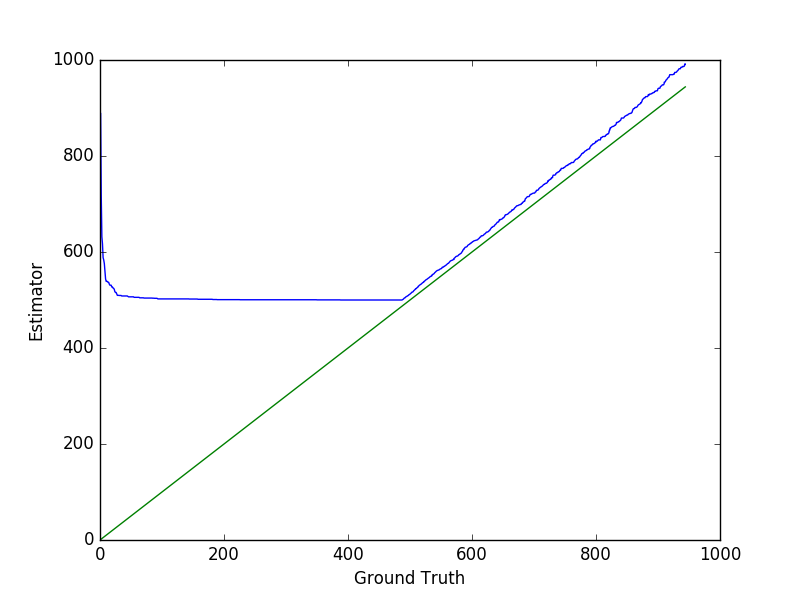

Here is the Python script that generated this plot:
'''
Implementation of BJKST '02 to estimate the number of distinct elements
t = c / epsilon^2, maintain smallest t hash values h(x)
Estimator: t / (t th smallest)
Compute median of s = O(log(1 / delta)) copies
'''
from heapq import heappush, heappop
import random
import matplotlib.pyplot as plt
import numpy as np
MAX_N = 100
for P in range(MAX_N * 20, MAX_N * 40):
	isPrime = True
	for i in range(2, P):
		if P % i == 0:
			isPrime = False
			break
	if isPrime:
		break
class bjkst:
	def __init__(self, c = 5, EPSILON = 0.1, DELTA = 0.1):
		self.epsilon = EPSILON
		self.delta = DELTA
		self.t = int(c / (self.epsilon ** 2))
		self.s = int(11 * np.log2(1 / DELTA))
		self.hashParams = [(random.randint(0, P - 1), random.randint(0, P - 1)) for i in range(self.s)]
		self.sketch = [[] for i in range(self.s)] # Maintains a list of max heaps containing the smallest t elements
	def put(self, value):
		for i, (a, b) in enumerate(self.hashParams):
			# Compute the new hash value
			currHashVal = (a * value + b) % P / P
			# Update the smallest t hash values
			heappush(self.sketch[i], -currHashVal)
			while len(self.sketch[i]) > self.t:
				heappop(self.sketch[i])
	def query(self):
		# The list of t-th smallest element
		sketch = [-self.sketch[i][0] for i in range(self.s)]
		# Compute the median of sketch
		med = sorted(sketch)[self.s // 2]
		# Return the estimator
		return self.t / med
	def __str__(self):
		return ' '.join(map(str, self.sketch))

bj = bjkst()
numExperiments = 1000
groundTruth = np.zeros(numExperiments)
estimators = np.zeros(numExperiments)
nums = set()
for i in range(numExperiments):
	curr = random.randint(0, 10000)
	nums.add(curr)
	bj.put(curr)
	groundTruth[i] = len(nums)
	estimators[i] = bj.query()
plt.plot(groundTruth, estimators)
plt.plot(groundTruth, groundTruth)
plt.xlabel('Ground Truth')
plt.ylabel('Estimator')
plt.savefig('bjkst')
plt.close()
